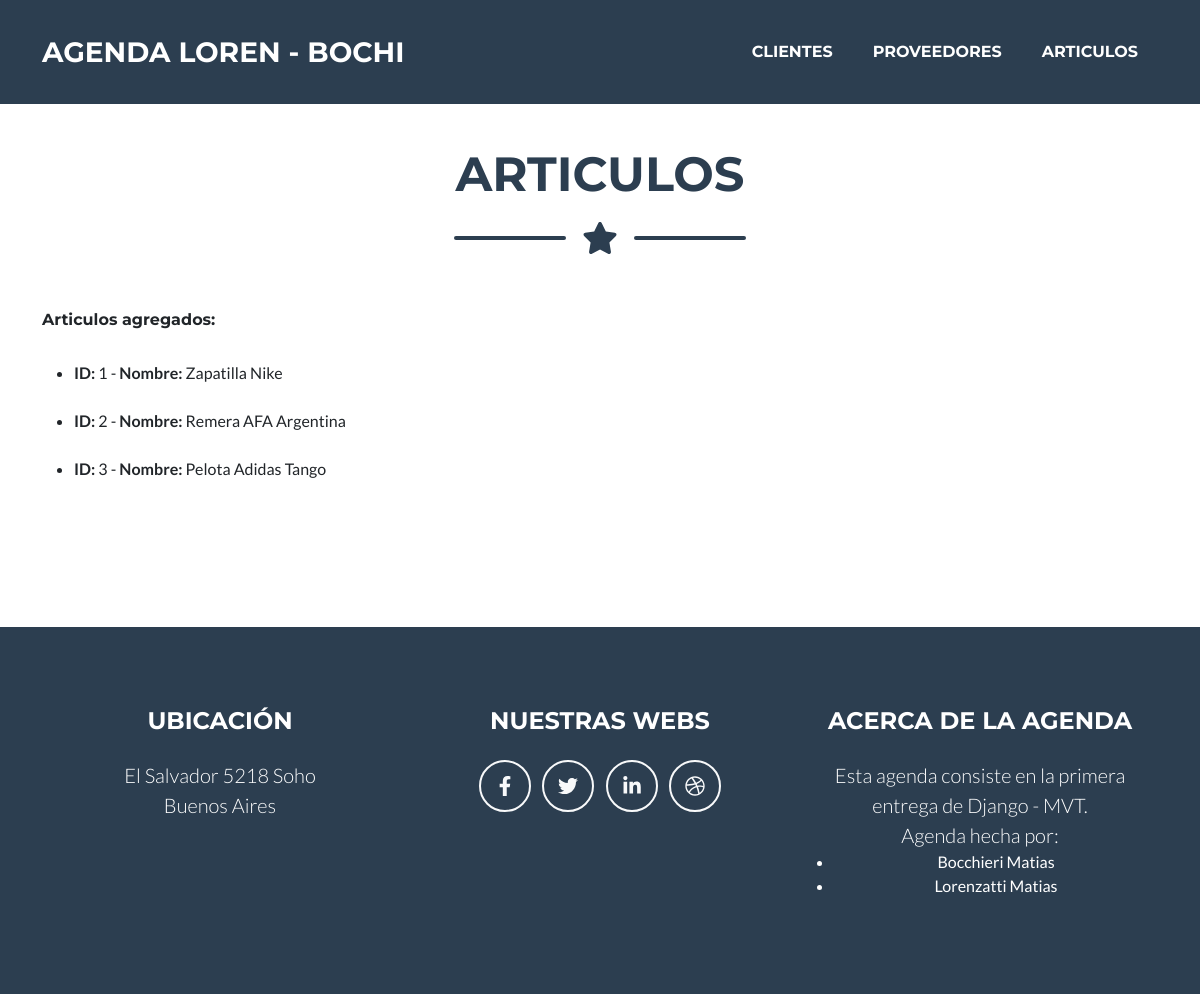
/app_agenda/articulos/, run on an earlier commit of the app's database.
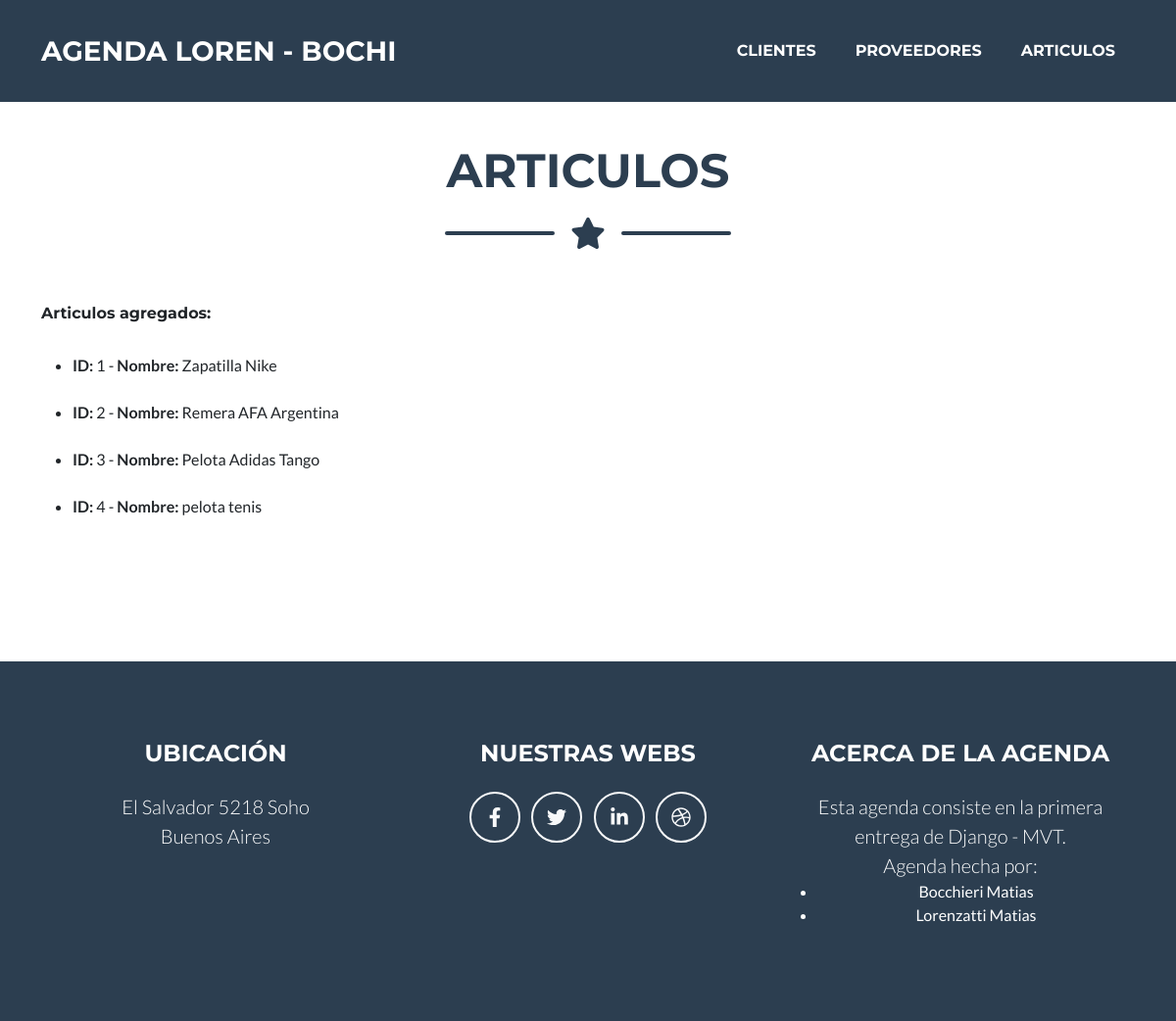
And on a later commit of the database.
### app_agenda/models.py (models this page shows, shortened)
class Articulos(models.Model):
    id_articulo = models.IntegerField(unique=True)
    nombre = models.CharField(max_length=100)
    precio = models.FloatField()

### app_agenda/views.py (the view)
# urls.py: path("articulos/", views.articulos, name="articulos"),
def articulos(request):
    query = Articulos.objects.all()
    articulos_db = {"articulos": query}
    plantilla = loader.get_template("app_agenda/articulos.html")
    doc = plantilla.render(articulos_db)
    return HttpResponse(doc)

### app_agenda/templates/app_agenda/articulos.html
{% extends "app_agenda/base.html" %}
{% load static %}
{% block articulos %}
<br>
<br>
<section class="page-section portfolio">
    <div class="container">
        <h2 class="page-section-heading text-center text-uppercase text-secondary mb-0">Articulos</h2>
        <div class="divider-custom">
            <div class="divider-custom-line"></div>
            <div class="divider-custom-icon"><i class="fas fa-star"></i></div>
            <div class="divider-custom-line"></div>
    </div>
    <br>
    <h1>Articulos agregados:</h1>
    <br>
    <ul>
        {% for x in articulos %}
            <li><b>ID:</b> {{x.id_articulo}}   -   <b>Nombre:</b> {{x.nombre}}</li>
            <br>
        {% endfor %}
    </ul>
</section>
{% endblock articulos %}

What changed in the data, as far as the page shows it:
added Articulos: id_articulo "4", nombre "pelota tenis"
